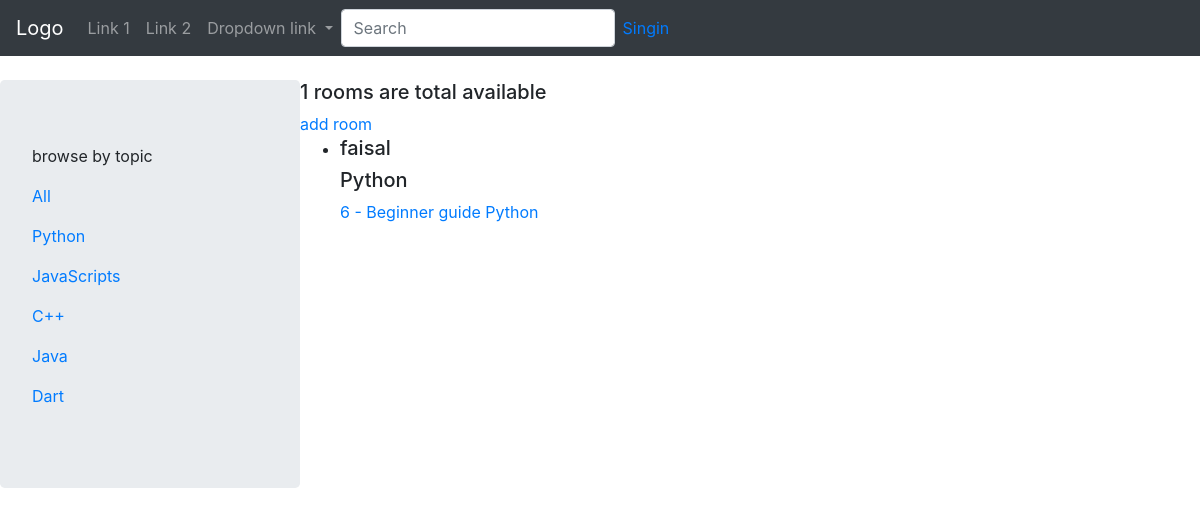
Page /?q=Python on the committed database.
### root/models.py (models this page shows, shortened)
class Topic(models.Model):
    name=models.CharField(max_length=200)
    def __str__(self):
        return self.name

class Room(models.Model):
    host= models.ForeignKey(User, on_delete=models.CASCADE,null=True)
    topic=models.ForeignKey(Topic, on_delete=models.SET_NULL,null=True)
    title=models.CharField(max_length=255)
    description= models.TextField(null=True, blank=True)
    updated= models.DateTimeField(auto_now=True)
    created= models.DateTimeField(auto_now_add=True)
    class Meta:
        ordering = ['-updated', '-created']

### root/views.py (the view)
# urls.py: path('',views.base, name ='base'),
def base(request):
    q=request.GET.get('q') if request.GET.get('q')!=None else ''
    rooms=Room.objects.filter(Q(topic__name__icontains=q) | Q(title__icontains=q) )
    totalroom=rooms.count()
    topics=Topic.objects.all()
    context={'rooms':rooms,'topics':topics, 'totalroom':totalroom}
    return render(request, 'root/main.html',context)

### root/templates/root/main.html (shortened to what this page needs)
{% extends 'base.html' %}
{% block content %}
 <div class='root-container'>
   <div class="jumbotron">
     <p>browse by topic </p>
     <div>
      <p> <a href="{% url 'base' %}"> All </a></p>
       {% for topic in topics %}
        <p> <a href="{% url 'base' %}?q={{topic.name}}"> {{topic.name}} </a></p>
        {% endfor %}
     </div>
   </div>
     <div>
        <h5>{{totalroom}} rooms are total available </h5>
         <a href="{% url 'addRoom' %}">add room</a>
        <ul>
            {% for room in rooms %}
              <li>
                <h5>{{room.host.username}}</h5>
                <h5>{{room.topic}}</h5>
                <a href="{% url 'room' room.id %}">{{room.id}} - {{room.title}}</a>
              </li>
             {% endfor%}
        </ul>
      </div>
 </div>
{% endblock content%}

### root/templates/root/main.html (style rules this page uses)
.root-container { display:grid; grid-template-columns:1fr 3fr; }

### rows in the picture
Topic: name "Python"
Topic: name "JavaScripts"
Topic: name "C++"
Topic: name "Java"
Topic: name "Dart"
Room: host.username "faisal", topic "Python", id "6", title "Beginner guide Python"

### other values in the picture
{{ totalroom }} "1"
